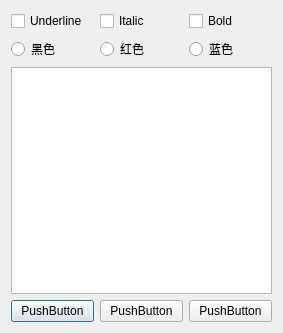
<?xml version="1.0" encoding="UTF-8"?>
<ui version="4.0">
 <class>Dialog</class>
 <widget class="QDialog" name="Dialog">
  <property name="geometry">
   <rect>
    <x>0</x>
    <y>0</y>
    <width>283</width>
    <height>333</height>
   </rect>
  </property>
  <property name="windowTitle">
   <string>Dialog</string>
  </property>
  <layout class="QVBoxLayout" name="verticalLayout_3" stretch="0,0,0,0">
   <item>
    <layout class="QHBoxLayout" name="horizontalLayout_7">
     <item>
      <layout class="QHBoxLayout" name="horizontalLayout_2">
       <item>
        <widget class="QCheckBox" name="checkBox">
         <property name="text">
          <string>Underline</string>
         </property>
        </widget>
       </item>
       <item>
        <widget class="QCheckBox" name="checkBox_2">
         <property name="text">
          <string>Italic</string>
         </property>
        </widget>
       </item>
       <item>
        <widget class="QCheckBox" name="checkBox_3">
         <property name="text">
          <string>Bold</string>
         </property>
        </widget>
       </item>
      </layout>
     </item>
    </layout>
   </item>
   <item>
    <layout class="QHBoxLayout" name="horizontalLayout_4">
     <item>
      <widget class="QRadioButton" name="radioButton_3">
       <property name="text">
        <string>黑色</string>
       </property>
      </widget>
     </item>
     <item>
      <widget class="QRadioButton" name="radioButton_2">
       <property name="text">
        <string>红色</string>
       </property>
      </widget>
     </item>
     <item>
      <widget class="QRadioButton" name="radioButton">
       <property name="text">
        <string>蓝色</string>
       </property>
      </widget>
     </item>
    </layout>
   </item>
   <item>
    <layout class="QHBoxLayout" name="horizontalLayout_5">
     <item>
      <widget class="QTextEdit" name="textEdit"/>
     </item>
    </layout>
   </item>
   <item>
    <layout class="QHBoxLayout" name="horizontalLayout_6" stretch="0,0,0">
     <item>
      <widget class="QPushButton" name="pushButton_3">
       <property name="text">
        <string>PushButton</string>
       </property>
      </widget>
     </item>
     <item>
      <widget class="QPushButton" name="pushButton_2">
       <property name="text">
        <string>PushButton</string>
       </property>
      </widget>
     </item>
     <item>
      <widget class="QPushButton" name="pushButton">
       <property name="text">
        <string>PushButton</string>
       </property>
      </widget>
     </item>
    </layout>
   </item>
  </layout>
 </widget>
 <resources/>
 <connections/>
</ui>
